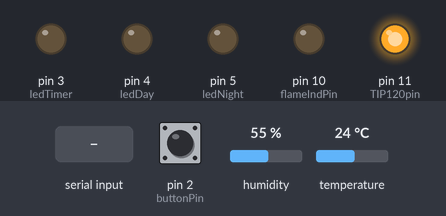
Recording of a sketch running on a simulated Arduino Uno, built with avr-gcc and run on an emulated ATmega328P. Parts: output pins drawn as LEDs (lit = HIGH). The inputs (shaded band) are chosen by the test bench; at power-on: pin 2 (buttonPin) LOW, temperature 24 °C, humidity 55 %.

Above: at 1.2 s.
1.3 s: pin 2 (buttonPin) pulled HIGH for 0.15 s
At 1.8 s:
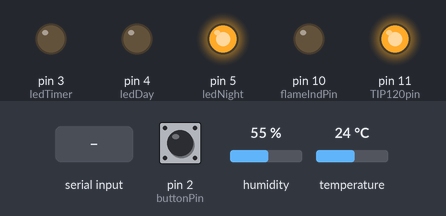
2.9 s: temperature set to 17.7 °C
4.4 s: temperature set to 16.9 °C
At 4.9 s:
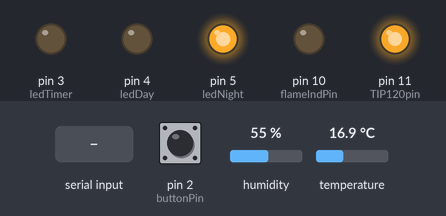
5.9 s: "90,45,200\n" received over Serial
At 6.5 s:
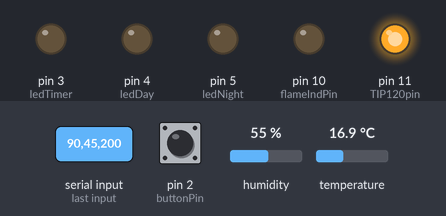
7.4 s: pin 2 (buttonPin) pulled HIGH for 1 s
At 8.0 s:
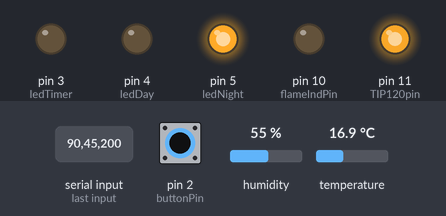
9.9 s: pin 2 (buttonPin) pulled HIGH for 0.15 s
At 11.3 s:
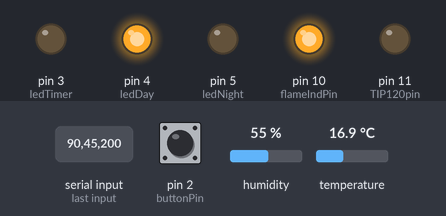
Timing chart, 0 to 12.5 s (numbered marks = the images above; inputs shaded):
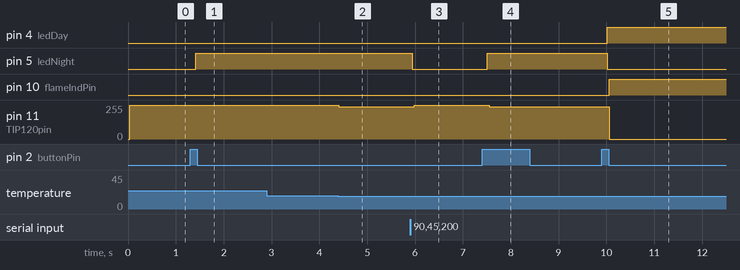

Measured:
- after the input at 1.3 s, pin 5 (ledNight): LOW → HIGH after 0.11 s
- after the input at 2.9 s, every drawn part: stays the same
- after the input at 4.4 s, pin 11 (TIP120pin): 255/255 → 243/255 at once
- after the input at 5.9 s, pin 5 (ledNight): HIGH → LOW at once; pin 11 (TIP120pin): 243/255 → 255/255 after 0.08 s
- after the input at 7.4 s, pin 5 (ledNight): LOW → HIGH after 0.11 s; pin 11 (TIP120pin): 255/255 → 243/255 after 0.15 s
- after the input at 9.9 s, pin 4 (ledDay): LOW → HIGH after 0.12 s; pin 5 (ledNight): HIGH → LOW after 0.12 s; pin 10 (flameIndPin): LOW → HIGH after 0.16 s; pin 11 (TIP120pin): 243/255 → 0/255 after 0.16 s

The sketch:

Thermostat.ino
```cpp
/*
 HTU21D Humidity Sensor Example Code
 Uses the HTU21D library to display the current humidity and temperature

 Open serial monitor at 9600 baud to see readings. Errors 998 if not sensor is detected. Error 999 if CRC is bad.

 Hardware Connections (Breakoutboard to Arduino):
 -VCC = 3.3V
 -GND = GND
 -SDA = A4 (use inline 330 ohm resistor if your board is 5V)
 -SCL = A5 (use inline 330 ohm resistor if your board is 5V)

 */
#include <Wire.h>
#include "SparkFunHTU21D.h"
#include "Metro.h"

HTU21D myHumidity;
Metro serialMetro = Metro(60000);  // Instantiate an instance

// Define which pin to be used to communicate with Base pin of TIP120 transistor
const int TIP120pin = 11; // for this project, I pick Arduino's PMW pin 11

const int flameIndPin = 10; // flame indicator pin

const int buttonPin = 2;  // the number of the pushbutton pin

const int ledNight = 5;
const int ledDay = 4;
const int ledTimer = 3;

const float DAY_TEMP = 21.1;
const float NIGHT_TEMP = 17.0;
const float DELTA_TEMP = 2.0;

// Variables for state
int buttonState;
int lastButtonState = LOW;

long lastDebounceTime = 0;  // the last time the output pin was toggled
long debounceDelay = 50;    // the debounce time; increase if the output flickers

int ledOffState = 1;
int ledNightState = 0;
int ledDayState = 0;
int ledTimerState = 0;
int ledOnState = 0;

int flameLevel = 0;

int incomingByte = 0;

void setup() {
  // Setup TIP120
  pinMode(TIP120pin, OUTPUT); // Set pin for output to control TIP120 Base pin
  analogWrite(TIP120pin, 0); // By changing values from 0 to 255 you can control brightnes

  // Setup flame indicatro light
  pinMode(flameIndPin, OUTPUT);
  analogWrite(flameIndPin, flameLevel);

  // Setup button
  pinMode(buttonPin, INPUT);

  // Setup indicator LEDs
  pinMode(ledNight, OUTPUT);
  pinMode(ledDay, OUTPUT);
  pinMode(ledTimer, OUTPUT);
  displayLed();

  Serial.begin(9600);
  //Serial.println("Thermostat Proto");

  myHumidity.begin();
}

void loop() {
  // Read the state of the switch into a local variable:
  int reading = digitalRead(buttonPin);

  // check to see if you just pressed the button
  // (i.e. the input went from LOW to HIGH),  and you've waited
  // long enough since the last press to ignore any noise:

  // If the switch changed, due to noise or pressing:
  if (reading != lastButtonState) {
    // reset the debouncing timer
    lastDebounceTime = millis();
  }

  if ((millis() - lastDebounceTime) > debounceDelay) {
    // whatever the reading is at, it's been there for longer
    // than the debounce delay, so take it as the actual current state:

    // if the button state has changed:
    if (reading != buttonState) {
      buttonState = reading;

      // only toggle the LED if the new button state is HIGH
      if (buttonState == HIGH) {
        toggleLed();
      }
    }
  }

  // set the LEDs:
  displayLed();

  // save the reading.  Next time through the loop,
  // it'll be the lastButtonState:
  lastButtonState = reading;

  // Read humidity sensor
  float humd = myHumidity.readHumidity();
  float temp = myHumidity.readTemperature();

  // Calculate and display flame level
  if (ledNightState == HIGH) {
    flameLevel = calcFlameLevel(temp, NIGHT_TEMP);
  } else if (ledDayState == HIGH) {
    flameLevel = calcFlameLevel(temp, DAY_TEMP);
  } else if (ledOnState == HIGH) {
    flameLevel = 255;
  } else if (ledTimerState == HIGH) {
    flameLevel = 0; // for now off
  } else if (ledOffState == HIGH) {
    flameLevel = 0;
  }

  int ledLevel = flameLevel;
  // remove blinking red led indicator
  if (ledLevel < 20) {
    ledLevel = 0;
  }
  analogWrite(flameIndPin, ledLevel);
  analogWrite(TIP120pin, 255 - flameLevel);

  // Send data to serial port
  if (serialMetro.check() == 1) {
    Serial.print("{\"temp\":");
    Serial.print(temp, 1);
    Serial.print(",\"hmdt\":");
    Serial.print(humd, 1);
    Serial.print(",\"flame\":");
    Serial.print(255 - flameLevel);
    Serial.print(",\"state\":");
    Serial.print(getState());
    Serial.print("}");
    Serial.println();
  }

  // Read response data
  int inDataState = 0;
  float inDataLow = 0;
  float inDataHigh = 0;
  float inDataCurr = 0;
  String inString = "";
  int dataIdx = 0;
  if (Serial.available() > 0) {
  while (Serial.available() > 0) {
    int inByte = Serial.read();
    if (inByte == '\n') {
      break;
    }
    if (inByte != ' ') {
        inString += (char)inByte;
    } else {
      if (dataIdx == 0) {
        inDataState = inString.toInt();
      } else if (dataIdx == 1) {
        inDataLow = inString.toFloat();
      } else if (dataIdx == 2) {
        inDataHigh = inString.toFloat();
      } else if (dataIdx == 0) {
        inDataCurr = inString.toFloat();
      }
      inString = "";
      dataIdx++;
    }
  }
  // Toggle state according to received state
  setState(inDataState);
  }

}

int calcFlameLevel(float currentTemp, float desiredTemp) {

  int fl = 0;
  float deltaTemp = desiredTemp - currentTemp;
  if (deltaTemp > 0.0) {
    if (deltaTemp > DELTA_TEMP) {
      fl = 255;
    } else {
      fl = (deltaTemp / DELTA_TEMP) * 255;
    }
  } else {
    fl = 0;
  }

  return fl;
}

/*
 * Get state of heating
 * 0 - off
 * 1 - night temp on
 * 2 - day temp on
 * 3 - timer temp
 * 4 - burst mode
 */
int getState() {
  if(ledNightState == HIGH) {
    return 1;
  } else if (ledDayState == HIGH) {
    return 2;
  } else if (ledTimerState == HIGH) {
    return 3;
  } else if (ledOnState == HIGH) {
    return 4;
  } else if (ledOffState == HIGH) {
    return 0;
  }
}

void setState(int state) {
  if (state == 0) {
    ledNightState = LOW;
    ledDayState = LOW;
    ledTimerState = LOW;
    ledOnState = LOW;
    ledOffState = HIGH;
  } else if (state == 1) {
    ledNightState = HIGH;
    ledDayState = LOW;
    ledTimerState = LOW;
    ledOnState = LOW;
    ledOffState = LOW;
  } else if (state == 2) {
    ledNightState = LOW;
    ledDayState = HIGH;
    ledTimerState = LOW;
    ledOnState = LOW;
    ledOffState = LOW;
  } else if (state == 3) {
    ledNightState = LOW;
    ledDayState = LOW;
    ledTimerState = HIGH;
    ledOnState = LOW;
    ledOffState = LOW;
  } else if (state == 4) {
    ledNightState = LOW;
    ledDayState = LOW;
    ledTimerState = LOW;
    ledOnState = HIGH;
    ledOffState = LOW;
  }
}

void toggleLed() {
  if(ledNightState == HIGH) {
    ledNightState = LOW;
    ledDayState = HIGH;
  } else if (ledDayState == HIGH) {
    ledDayState = LOW;
    ledTimerState = HIGH;
  } else if (ledTimerState == HIGH) {
    ledTimerState = LOW;
    ledOnState = HIGH;
  } else if (ledOnState == HIGH) {
    ledOnState = LOW;
    ledOffState = HIGH;
  } else if (ledOffState == HIGH) {
    ledOffState = LOW;
    ledNightState = HIGH;
  }
}

void displayLed() {
  if(ledNightState == HIGH) {
    digitalWrite(ledNight, HIGH);
    digitalWrite(ledDay, LOW);
    digitalWrite(ledTimer, LOW);
  } else if (ledDayState == HIGH) {
    digitalWrite(ledNight, LOW);
    digitalWrite(ledDay, HIGH);
    digitalWrite(ledTimer, LOW);
  } else if (ledTimerState == HIGH) {
    digitalWrite(ledNight, LOW);
    digitalWrite(ledDay, LOW);
    digitalWrite(ledTimer, HIGH);
  } else if (ledOnState == HIGH) {
    digitalWrite(ledNight, HIGH);
    digitalWrite(ledDay, HIGH);
    digitalWrite(ledTimer, HIGH);
  } else if (ledOffState == HIGH) {
    digitalWrite(ledNight, LOW);
    digitalWrite(ledDay, LOW);
    digitalWrite(ledTimer, LOW);
  }
}
```
